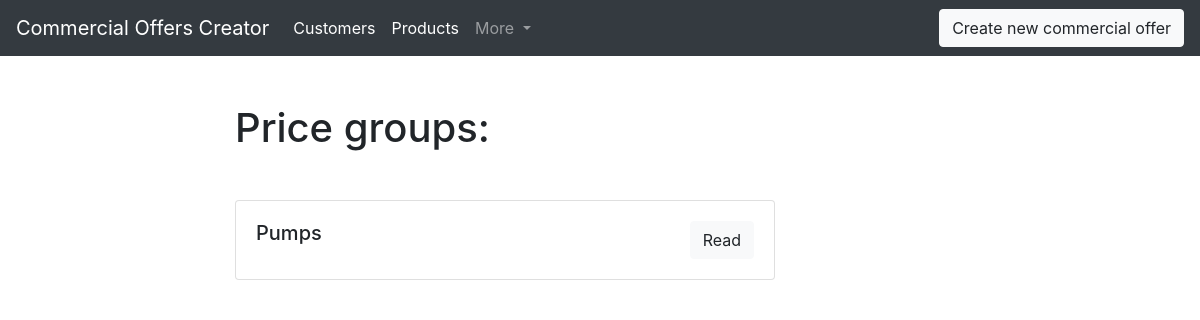
Page /COC/price_groups on the earlier database version.
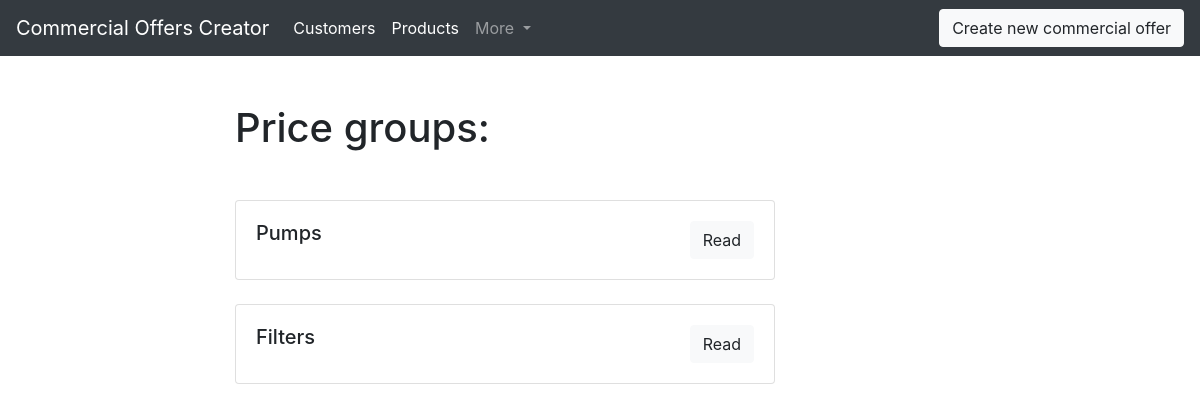
Same page on the later database version.
### COC/models.py (models this page shows, shortened)
class PriceGroup(models.Model):
    denomination = models.CharField(max_length=150, db_index=True)
    id = models.AutoField(primary_key=True)
    def get_absolut_url(self):
        return reverse('price_group_ditail_url', kwargs={'id': self.id})

### COC/views.py (the view)
# urls.py: path('price_groups', price_groups_list, name='price_groups_list_url'),
def price_groups_list(request):
    pricegroups = PriceGroup.objects.all()
    return render(request, 'COC/price_groups_list.html', context={'pricegroups': pricegroups})

### COC/templates/COC/price_groups_list.html (shortened to what this page needs)
{% extends 'COC/base_COC.html' %}
{% block content %}
  <h1 class="mb-5">Price groups:</h1>
  {% for pricegroup in pricegroups %}
    {% include 'COC/includes/price_group_card_template.html' %}
  {% endfor %}
{% endblock %}

### COC/templates/COC/includes/price_group_card_template.html
<div class="card mb-4">
  <div class="card-body">
    <div class="row">
      <div class="col-sm-6">
        <h5 class="card-title">{{pricegroup.denomination}}</h5>
      </div>
      <div class="col-sm-6 text-right">
        <a href="{{ pricegroup.get_absolut_url }}" class="btn btn-light">Read</a>
      </div>
    </div>
  </div>
</div>

Differences in the rows shown:
added PriceGroup: denomination "Filters"
